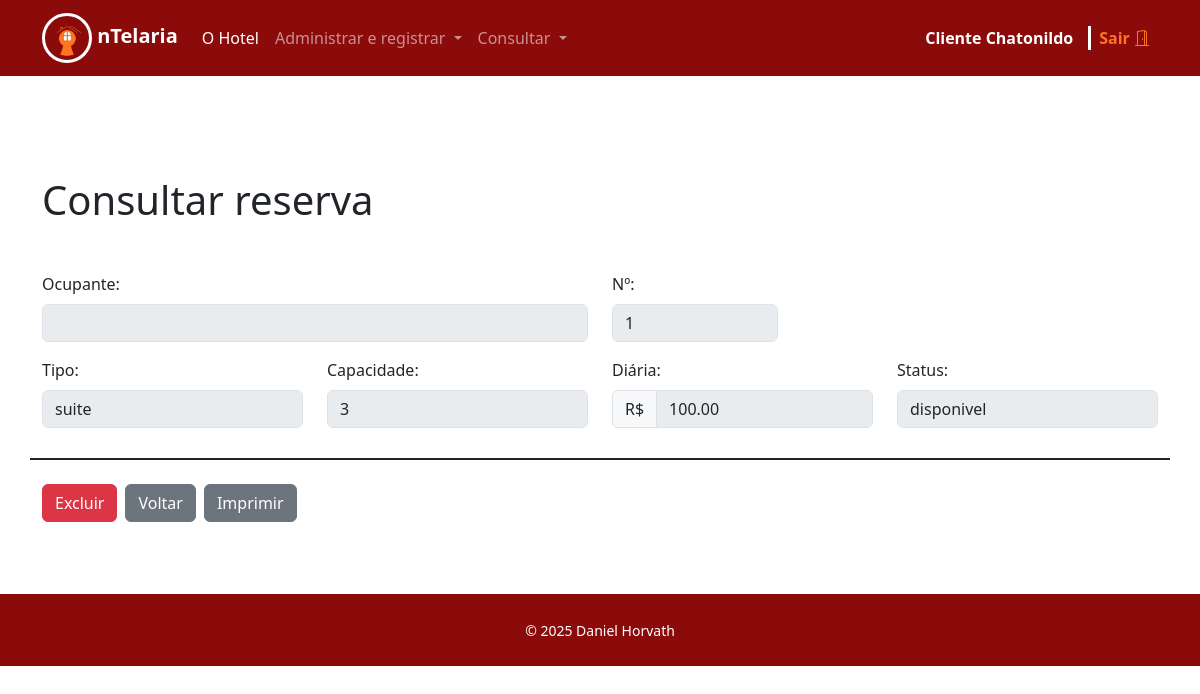
/funcionarios/consultarquartos_detalhes.php?id=1 (signed in), run on the app's committed database.
### tables this page shows
CREATE TABLE quartos (
	id INT PRIMARY KEY AUTO_INCREMENT,
    hospede_id INT NOT NULL,
    numero VARCHAR(10) NOT NULL UNIQUE,
    tipo VARCHAR(50) NOT NULL,
    capacidade INT NOT NULL,
    preco_diaria DECIMAL(10, 2) NOT NULL,
    descricao TEXT,
    status ENUM('disponivel', 'indisponivel', 'manutencao') DEFAULT 'disponivel'
);

### funcionarios/consultarquartos_detalhes.php (the view, shortened to what this page needs)
<?php
    require("cabecalho.php");
    require("../db/conexao.php");
    if($_SERVER['REQUEST_METHOD'] == "GET"){
        try{
            $stmt = $pdo->prepare("SELECT * from quartos WHERE id = ?");
            $stmt->execute([$_GET['id']]);
            $quarto = $stmt->fetch(PDO::FETCH_ASSOC);
            $sql = "SELECT nome FROM hospedes WHERE id = :hospede_id";
                $stmt = $pdo->prepare($sql);
                $stmt->bindParam(':hospede_id', $quarto['hospede_id']);
                $stmt->execute();
                $hospede = $stmt->fetch(PDO::FETCH_ASSOC);
            if($hospede){
                $nome = $hospede['nome'];
            }else{
                $nome = '';
            }
        } catch (Exception $e){
            echo "Erro ao consultar reserva: ".$e->getMessage();
        }
    }
?>
    <div class="container mb-5" style="margin-top: 100px;">
        <h1 class="no-print">Consultar reserva</h1>
        <form method="post">
            <div class="row mb-3 mt-5">
                <div class="col-6">
                    <label for="nome" class="form-label">Ocupante:</label>
                    <input disabled value="<?= $nome?>" type="text" id="nome" name="nome" class="form-control" required="">
                </div>
                <div class="col-2">
                    <label for="numero" class="form-label">Nº:</label>
                    <input disabled value="<?= $quarto['numero']?>" type="text" id="numero" name="numero" class="form-control" required="">
                </div>
            </div>
            <div class="row mb-3 mb-4" style="border-bottom: 2px SOLID; padding-bottom: 30px">
                <div class="col-3">
                    <label for="tipo" class="form-label">Tipo:</label>
                    <input disabled value="<?= $quarto['tipo']?>" type="text" id="tipo" name="tipo" class="form-control" required="">
                </div>
                <div class="col-3">
                    <label for="capacidade" class="form-label">Capacidade:</label>
                    <input disabled value="<?= $quarto['capacidade']?>" type="text" id="capacidade" name="capacidade" class="form-control" required="">
                </div>
                <div class="col-3">
                    <label for="valor_diaria" class="form-label">Diária:</label>
                    <div class="input-group">
                        <span class="input-group-text">R$</span>
                        <input disabled value="<?= $quarto['preco_diaria']?>" type="text" id="valor_diaria" name="valor_diaria" class="form-control" required="">
                    </div>
                </div>
                <div class="col-3">
                    <label for="status" class="form-label">Status:</label>
                    <input disabled value="<?= $quarto['status']?>" type="text" id="status" name="status" class="form-control" required="">
                </div>
            </div>
            <div class="d-flex gap-2 no-print" >
                <button type="submit" class="btn btn-danger no-print">Excluir</button>
                <button onclick="history.back();" type="button" class="btn btn-secondary no-print">Voltar</button>
                <button class="btn btn-secondary no-print" onclick="window.print()">Imprimir</button>
            </div>
        </form>
    </div>
<?php
    require("rodape.php");
?>

### data on the page
quartos: numero "1", tipo "suite", capacidade "3", valor_diaria "100.00", status "disponivel"

### other printed values
$_SESSION['nome'] "Cliente Chatonildo"
